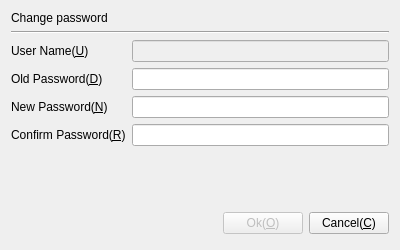
<?xml version="1.0" encoding="UTF-8"?>
<ui version="4.0">
 <class>ChangePwdDlg</class>
 <widget class="QDialog" name="ChangePwdDlg">
  <property name="geometry">
   <rect>
    <x>0</x>
    <y>0</y>
    <width>400</width>
    <height>250</height>
   </rect>
  </property>
  <property name="windowTitle">
   <string>User Manage</string>
  </property>
  <property name="windowIcon">
   <iconset resource="../resouce.qrc">
    <normaloff>:/images/app.svg</normaloff>:/images/app.svg</iconset>
  </property>
  <property name="sizeGripEnabled">
   <bool>false</bool>
  </property>
  <property name="modal">
   <bool>true</bool>
  </property>
  <layout class="QVBoxLayout" name="verticalLayout">
   <item>
    <widget class="QLabel" name="titlelabel">
     <property name="text">
      <string>Change password</string>
     </property>
    </widget>
   </item>
   <item>
    <widget class="Line" name="line">
     <property name="orientation">
      <enum>Qt::Horizontal</enum>
     </property>
    </widget>
   </item>
   <item>
    <layout class="QFormLayout" name="formLayout">
     <item row="0" column="0">
      <widget class="QLabel" name="userLabel">
       <property name="text">
        <string>User Name(&amp;U)  </string>
       </property>
       <property name="buddy">
        <cstring>username</cstring>
       </property>
      </widget>
     </item>
     <item row="0" column="1">
      <widget class="QLineEdit" name="username">
       <property name="enabled">
        <bool>false</bool>
       </property>
      </widget>
     </item>
     <item row="1" column="0">
      <widget class="QLabel" name="oldpwdlabel">
       <property name="text">
        <string>Old Password(&amp;D)  </string>
       </property>
       <property name="buddy">
        <cstring>oldpwd</cstring>
       </property>
      </widget>
     </item>
     <item row="1" column="1">
      <widget class="QLineEdit" name="oldpwd">
       <property name="echoMode">
        <enum>QLineEdit::Password</enum>
       </property>
      </widget>
     </item>
     <item row="2" column="0">
      <widget class="QLabel" name="pwdlabel">
       <property name="text">
        <string>New Password(&amp;N)  </string>
       </property>
       <property name="buddy">
        <cstring>newpwd</cstring>
       </property>
      </widget>
     </item>
     <item row="2" column="1">
      <widget class="QLineEdit" name="newpwd">
       <property name="echoMode">
        <enum>QLineEdit::Password</enum>
       </property>
      </widget>
     </item>
     <item row="3" column="0">
      <widget class="QLabel" name="repeatlabel">
       <property name="text">
        <string>Confirm Password(&amp;R)</string>
       </property>
       <property name="buddy">
        <cstring>confirmpwd</cstring>
       </property>
      </widget>
     </item>
     <item row="3" column="1">
      <widget class="QLineEdit" name="confirmpwd">
       <property name="echoMode">
        <enum>QLineEdit::Password</enum>
       </property>
      </widget>
     </item>
    </layout>
   </item>
   <item>
    <spacer name="verticalSpacer">
     <property name="orientation">
      <enum>Qt::Vertical</enum>
     </property>
     <property name="sizeHint" stdset="0">
      <size>
       <width>20</width>
       <height>40</height>
      </size>
     </property>
    </spacer>
   </item>
   <item>
    <layout class="QHBoxLayout" name="horizontalLayout_3">
     <property name="spacing">
      <number>6</number>
     </property>
     <property name="leftMargin">
      <number>0</number>
     </property>
     <property name="topMargin">
      <number>0</number>
     </property>
     <property name="rightMargin">
      <number>0</number>
     </property>
     <property name="bottomMargin">
      <number>0</number>
     </property>
     <item>
      <spacer name="hroizontallSpacer">
       <property name="orientation">
        <enum>Qt::Horizontal</enum>
       </property>
       <property name="sizeHint" stdset="0">
        <size>
         <width>131</width>
         <height>31</height>
        </size>
       </property>
      </spacer>
     </item>
     <item>
      <widget class="QPushButton" name="okButton">
       <property name="enabled">
        <bool>false</bool>
       </property>
       <property name="text">
        <string>Ok(&amp;O)</string>
       </property>
      </widget>
     </item>
     <item>
      <widget class="QPushButton" name="cancelButton">
       <property name="text">
        <string>Cancel(&amp;C)</string>
       </property>
      </widget>
     </item>
    </layout>
   </item>
  </layout>
 </widget>
 <resources>
  <include location="../resouce.qrc"/>
 </resources>
 <connections>
  <connection>
   <sender>okButton</sender>
   <signal>clicked()</signal>
   <receiver>ChangePwdDlg</receiver>
   <slot>accept()</slot>
   <hints>
    <hint type="sourcelabel">
     <x>206</x>
     <y>125</y>
    </hint>
    <hint type="destinationlabel">
     <x>96</x>
     <y>254</y>
    </hint>
   </hints>
  </connection>
  <connection>
   <sender>cancelButton</sender>
   <signal>clicked()</signal>
   <receiver>ChangePwdDlg</receiver>
   <slot>reject()</slot>
   <hints>
    <hint type="sourcelabel">
     <x>287</x>
     <y>125</y>
    </hint>
    <hint type="destinationlabel">
     <x>179</x>
     <y>282</y>
    </hint>
   </hints>
  </connection>
 </connections>
</ui>
